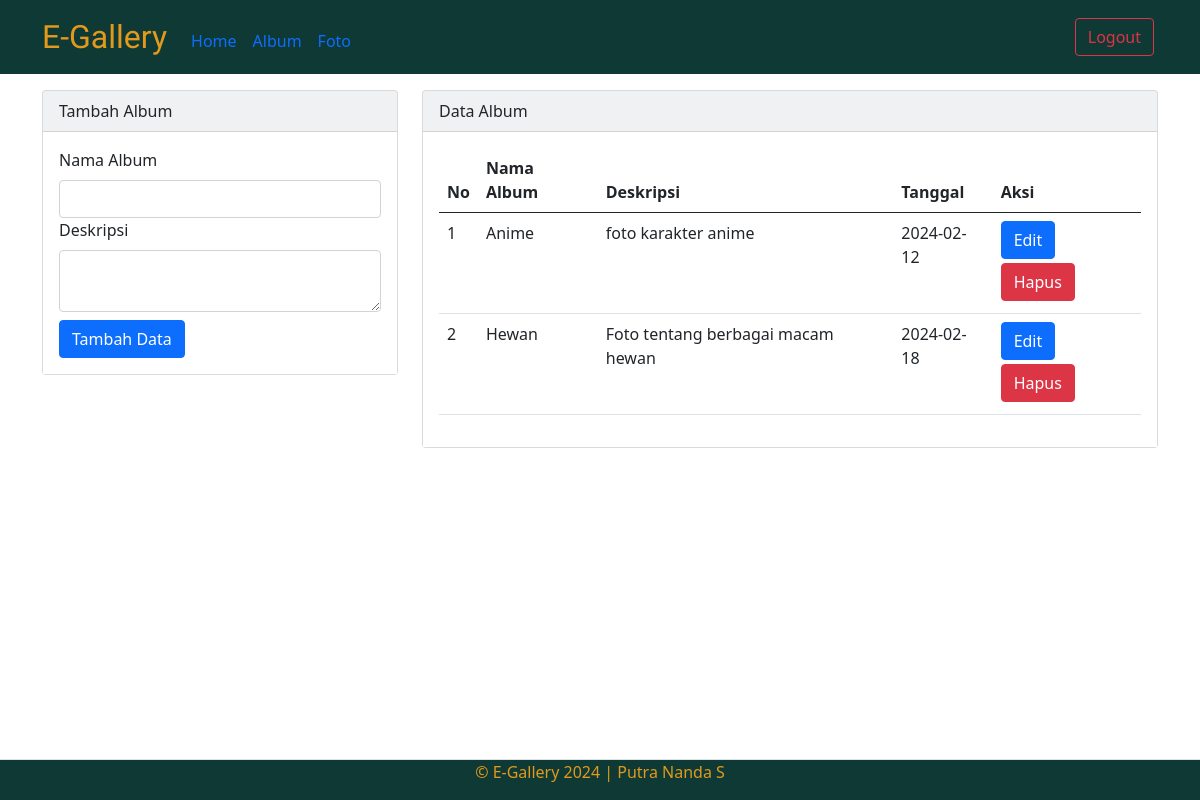
Screenshot of /admin/album.php (signed in) with the database file from the repository.
### tables this page shows
CREATE TABLE `album` (
  `albumid` int(11) NOT NULL,
  `namaalbum` varchar(255) NOT NULL,
  `deskripsi` text NOT NULL,
  `tanggaldibuat` date NOT NULL,
  `userid` int(11) NOT NULL
);

### admin/album.php (the view, shortened to what this page needs)
<?php
include '../config/koneksi.php';
?>
<!doctype html>
<html lang="en">
<head>
    <link href="https://cdn.jsdelivr.net/npm/bootstrap@5.0.2/dist/css/bootstrap.min.css" rel="stylesheet"
>
    <link rel="stylesheet" href="https://cdnjs.cloudflare.com/ajax/libs/font-awesome/6.5.1/css/all.min.css" />
    <link rel="stylesheet" href="../assets/css/style.css">
    <?php include '../assets/font/link.php'; ?>
</head>
<body>
    <nav class="navbar navbar-expand-lg">
        <div class="container">
            <a class="navbar-brand fs-2" href="index.php">E-Gallery</a>
            <div class="collapse navbar-collapse mt-2" id="navbarNav">
                <div class="halaman">
                    <div class="navbar-nav me-auto">
                        <a href="home.php" class="nav-link">Home</a>
                        <a href="album.php" class="nav-link">Album</a>
                        <a href="foto.php" class="nav-link">Foto</a>
                    </div>
                </div>
            </div>
            <div class="das">
                <a href="../config/aksilogout.php" class="btn btn-outline-danger font m-1">Logout</a>
            </div>
        </div>
    </nav>
    <div class="container">
        <div class="row">
            <div class="col-md-4">
                <div class="card mt-3 bg-light">
                    <div class="card-header">Tambah Album</div>
                    <div class="card-body bg-white">
                        <form action="../config/aksialbum.php" method="POST">
                            <label class="form-label">Nama Album</label>
                            <input type="text" name="namaalbum" class="form-control" required>
                            <label class="form-label">Deskripsi</label>
                            <textarea name="deskripsi" class="form-control" required></textarea>
                            <button type="submit" class="btn btn-primary mt-2" name="tambah">Tambah Data</button>
                        </form>
                    </div>
                </div>
            </div>
            <div class="col-md-8">
                <div class="card album mt-3 bg-light">
                    <div class="card-header">Data Album</div>
                    <div class="card-body bg-white">
                        <table class="table">
                            <thead>
                                <tr>
                                    <th>No</th>
                                    <th>Nama Album</th>
                                    <th>Deskripsi</th>
                                    <th>Tanggal</th>
                                    <th>Aksi</th>
                                </tr>
                            </thead>
                            <tbody>
                                <?php
                                $no = 1;
                                $userid = $_SESSION['userid'];
                                $sql = mysqli_query($koneksi, "SELECT * FROM album WHERE userid='$userid'");
                                while ($data = mysqli_fetch_array($sql)) {
                                ?>
                                <tr>
                                    <td><?php echo $no++ ?></td>
                                    <td><?php echo $data['namaalbum'] ?></td>
                                    <td><?php echo $data['deskripsi'] ?></td>
                                    <td><?php echo $data['tanggaldibuat'] ?></td>
                                    <td>
                                        <button type="button" class="btn btn-primary mb-1" data-bs-toggle="modal"
                                            data-bs-target="#edit<?php echo $data['albumid'] ?>">
                                            Edit
                                        </button>
                                        <button type="button" class="btn btn-danger mb-1" data-bs-toggle="modal"
                                            data-bs-target="#hapus<?php echo $data['albumid'] ?>">
                                            Hapus
                                        </button>
                                    </td>
                                </tr>
                                <?php } ?>
                            </tbody>
                        </table>
                    </div>
                </div>
            </div>
        </div>
    </div>
    <footer class="d-flex justify-content-center border-top mt-3 fixed-bottom">
        <p>&copy; E-Gallery 2024 | Putra Nanda S</p>
    </footer>
</body>
</html>

### assets/css/style.css (style rules this page uses)
.navbar, footer { background: #0f3935; }
footer { color: #e19a1c; }
.card { background: #0f3935; }
.navbar-brand { font-family: "Protest Riot", sans-serif; color: #e19a1c; }

### rows the page displays
album: namaalbum "Anime", deskripsi "foto karakter anime", tanggaldibuat "2024-02-12"
album: namaalbum "Hewan", deskripsi "Foto tentang berbagai macam hewan", tanggaldibuat "2024-02-18"
